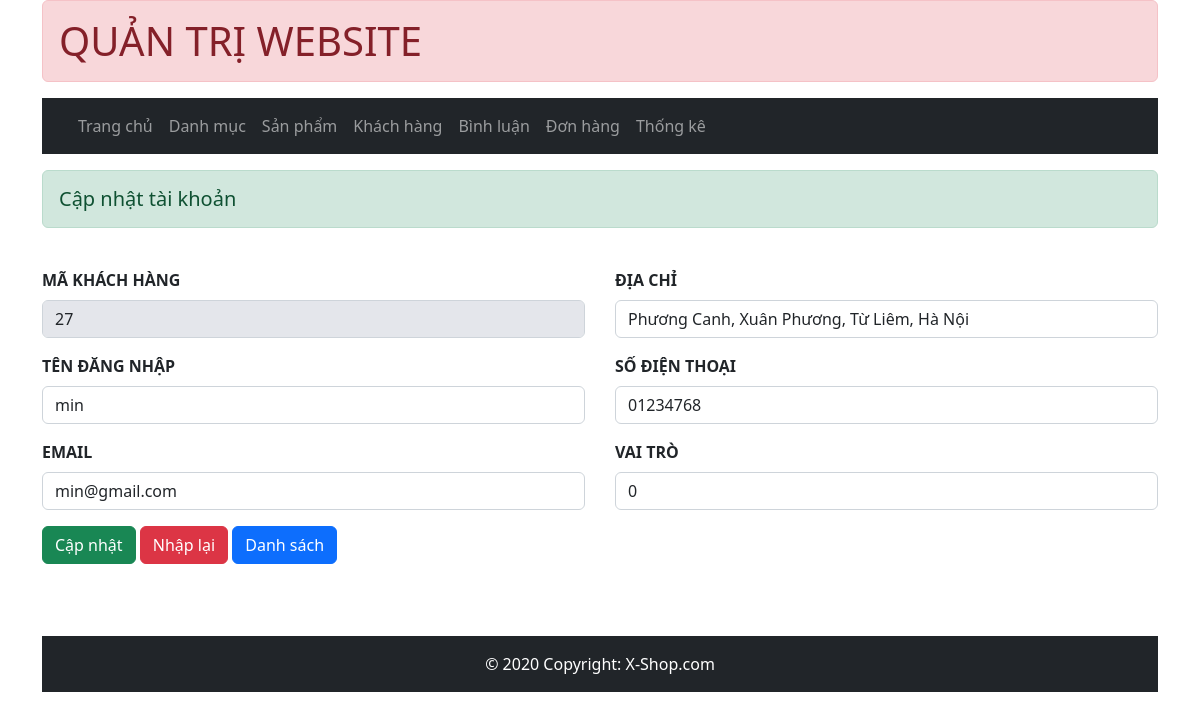
The app's page /admin/index.php?act=suatk&id=27 with its own data.
### tables this page shows
CREATE TABLE `tai_khoan` (
  `id` int(10) NOT NULL,
  `user` varchar(50) NOT NULL,
  `password` varchar(50) NOT NULL,
  `email` varchar(255) NOT NULL,
  `diachi` varchar(255) DEFAULT NULL,
  `sdt` varchar(20) DEFAULT NULL,
  `vaitro` tinyint(4) NOT NULL DEFAULT 0,
  `anhuser` varchar(255) NOT NULL
);

### model/pdo.php (called while the page is built, shortened)
<?php
function pdo_get_connection(){
    $dburl = "mysql:host=127.0.0.1;dbname=xshop;charset=utf8";
    $username = 'root';
    $password = '';
    $conn = new PDO($dburl, $username, $password);
    $conn->setAttribute(PDO::ATTR_ERRMODE, PDO::ERRMODE_EXCEPTION);
    return $conn;
}
function pdo_query_one($sql){
    $sql_args = array_slice(func_get_args(), 1);
    try{
        $conn = pdo_get_connection();
        $stmt = $conn->prepare($sql);
        $stmt->execute($sql_args);
        $row = $stmt->fetch(PDO::FETCH_ASSOC);
        return $row;
    }
    catch(PDOException $e){
        throw $e;
    }
    finally{
        unset($conn);
    }
}

### model/taikhoan.php (called while the page is built, shortened)
<?php
function loadone_tk($id)
{
    $sql = "SELECT * FROM tai_khoan WHERE id=" . $id;
    $sp = pdo_query_one($sql);
    return $sp;
}

### admin/taikhoan/update.php (the view)
<?php
   if (is_array($tk)) {
       extract($tk);
   }
   ?>
<article>
<h5 class="alert alert-success mt-3">Cập nhật tài khoản</h5>
    <form action="index.php?act=capnhattk" method="post" class="form-insert">
        <div class="wrap-formcus">
            <div class="form1 pt-4">
                <div class="mb-3">
                    <label class="form-label" style="font-weight: bold; text-transform: uppercase">Mã khách hàng</label>
                    <input name="id" type="text" class="form-control" style="background-color: #e4e6eb;" readonly value="<?= $id ?>" />
                </div>
                <div class="mb-3">
                    <label class="form-label" style="font-weight: bold; text-transform: uppercase">Tên đăng nhập</label>
                    <input name="user" type="text" class="form-control" value="<?= $user ?>" />
                </div>
                <div class="mb-3">
                    <label class="form-label" style="font-weight: bold; text-transform: uppercase">Email</label>
                    <input name="email" type="email" class="form-control" value="<?= $email ?>" />
                </div>
            </div>
            <div class="form1 pt-4">
                <div class="mb-3">
                    <label class="form-label" style="font-weight: bold; text-transform: uppercase">Địa chỉ</label>
                    <input name="diachi" type="text" class="form-control" value="<?= $diachi ?>" />
                </div>
                <div class="mb-3">
                    <label class="form-label" style="font-weight: bold; text-transform: uppercase">Số điện thoại</label>
                    <input name="sdt" type="text" class="form-control" value="<?= $sdt ?>" />
                </div>
                <div class="mb-3">
                    <label class="form-label" style="font-weight: bold; text-transform: uppercase">Vai trò</label>
                    <input name="vaitro" type="text" class="form-control" value="<?= $vaitro ?>" />
                </div>
            </div>
        </div>
    <div class="form-group pb-4">
        <input type="submit" class="btn btn-success" value="Cập nhật" name="btn_capnhat">
        <input type="reset" class="btn btn-danger" value="Nhập lại">
        <a href="index.php?act=dskh" name="btn_list" class="btn btn-primary">Danh sách</a>
    </div>
    </form>
</article>

### view/css/style.css (style rules this page uses)
.wrap-formcus { display: grid; grid-template-columns: 1fr 1fr; grid-gap: 30px; }

### records on screen
tai_khoan: id "27", user "min", email "min@gmail.com", diachi "Phương Canh, Xuân Phương, Từ Liêm, Hà Nội", sdt "01234768", vaitro "0"
